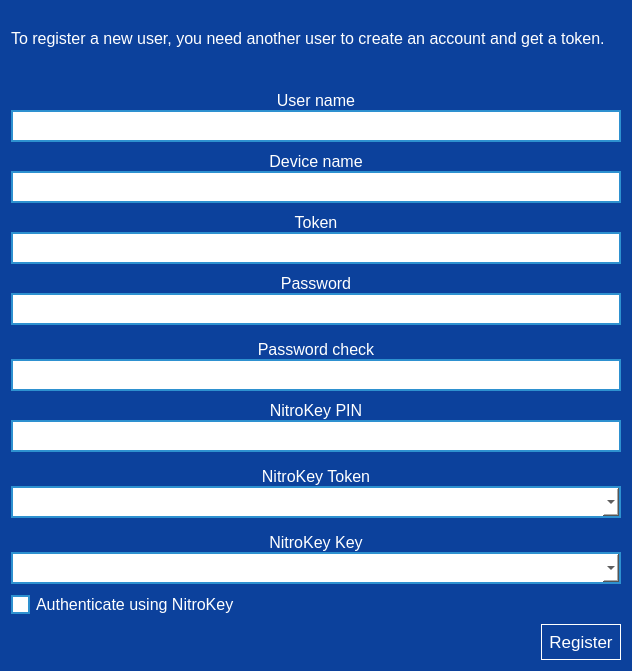
<?xml version="1.0" encoding="UTF-8"?>
<ui version="4.0">
 <class>LoginRegisterUserWidget</class>
 <widget class="QWidget" name="LoginRegisterUserWidget">
  <property name="geometry">
   <rect>
    <x>0</x>
    <y>0</y>
    <width>632</width>
    <height>671</height>
   </rect>
  </property>
  <property name="windowTitle">
   <string>Form</string>
  </property>
  <property name="styleSheet">
   <string notr="true">background-color: rgb(12, 65, 156);
</string>
  </property>
  <layout class="QVBoxLayout" name="verticalLayout_4">
   <item>
    <widget class="QLabel" name="label_9">
     <property name="font">
      <font>
       <pointsize>12</pointsize>
      </font>
     </property>
     <property name="styleSheet">
      <string notr="true">color: rgb(255, 255, 255);
padding-bottom: 20px;</string>
     </property>
     <property name="text">
      <string>To register a new user, you need another user to create an account and get a token.</string>
     </property>
     <property name="alignment">
      <set>Qt::AlignJustify|Qt::AlignVCenter</set>
     </property>
     <property name="wordWrap">
      <bool>true</bool>
     </property>
     <property name="margin">
      <number>10</number>
     </property>
    </widget>
   </item>
   <item>
    <widget class="QWidget" name="widget" native="true">
     <property name="sizePolicy">
      <sizepolicy hsizetype="Expanding" vsizetype="Preferred">
       <horstretch>0</horstretch>
       <verstretch>0</verstretch>
      </sizepolicy>
     </property>
     <property name="minimumSize">
      <size>
       <width>0</width>
       <height>0</height>
      </size>
     </property>
     <property name="styleSheet">
      <string notr="true">QLineEdit
{
border: 2px solid rgb(46, 145, 208);
background-color: white;
color: black;
}

QComboBox
{
border: 2px solid rgb(46, 145, 208);
background-color: white;
color: black;
}

QComboBox::down-arrow
{
image: url(:/icons/images/icons/down-arrow.png);
}

QCheckBox
{
color: rgb(255, 255, 255);
}

QCheckBox::indicator
{
width: 15px;
height: 15px;
background-color: rgb(255, 255, 255);
border: 2px solid rgb(46, 145, 208);
color: black;
}

QCheckBox::indicator:checked
{
image: url(:/icons/images/icons/checked.png)
}</string>
     </property>
     <layout class="QVBoxLayout" name="verticalLayout_6">
      <property name="spacing">
       <number>0</number>
      </property>
      <property name="leftMargin">
       <number>0</number>
      </property>
      <property name="topMargin">
       <number>0</number>
      </property>
      <property name="rightMargin">
       <number>0</number>
      </property>
      <property name="bottomMargin">
       <number>0</number>
      </property>
      <item>
       <widget class="QWidget" name="widget_2" native="true">
        <property name="styleSheet">
         <string notr="true">QLineEdit
{
border: 2px solid rgb(46, 145, 208);
background-color: white;
color: black;
}

QComboBox
{
border: 2px solid rgb(46, 145, 208);
background-color: white;
color: black;
}

QComboBox::down-arrow
{
image: url(:/icons/images/icons/down-arrow.png);
}

QCheckBox
{
color: rgb(255, 255, 255);
}

QCheckBox::indicator
{
width: 15px;
height: 15px;
background-color: rgb(255, 255, 255);
border: 2px solid rgb(46, 145, 208);
color: black;
}

QCheckBox::indicator:checked
{
image: url(:/icons/images/icons/checked.png)
}</string>
        </property>
        <layout class="QVBoxLayout" name="verticalLayout">
         <property name="spacing">
          <number>10</number>
         </property>
         <property name="leftMargin">
          <number>0</number>
         </property>
         <property name="topMargin">
          <number>0</number>
         </property>
         <property name="rightMargin">
          <number>0</number>
         </property>
         <property name="bottomMargin">
          <number>0</number>
         </property>
         <item>
          <layout class="QVBoxLayout" name="verticalLayout_5">
           <property name="spacing">
            <number>0</number>
           </property>
           <item>
            <widget class="QLabel" name="label">
             <property name="font">
              <font>
               <pointsize>12</pointsize>
              </font>
             </property>
             <property name="styleSheet">
              <string notr="true">color: rgb(255, 255, 255);</string>
             </property>
             <property name="text">
              <string>User name</string>
             </property>
             <property name="alignment">
              <set>Qt::AlignCenter</set>
             </property>
            </widget>
           </item>
           <item>
            <widget class="QLineEdit" name="line_edit_login">
             <property name="minimumSize">
              <size>
               <width>0</width>
               <height>32</height>
              </size>
             </property>
             <property name="font">
              <font>
               <pointsize>12</pointsize>
              </font>
             </property>
            </widget>
           </item>
          </layout>
         </item>
         <item>
          <layout class="QVBoxLayout" name="verticalLayout_7">
           <property name="spacing">
            <number>0</number>
           </property>
           <item>
            <widget class="QLabel" name="label_7">
             <property name="font">
              <font>
               <pointsize>12</pointsize>
              </font>
             </property>
             <property name="styleSheet">
              <string notr="true">color: rgb(255, 255, 255);</string>
             </property>
             <property name="text">
              <string>Device name</string>
             </property>
             <property name="alignment">
              <set>Qt::AlignCenter</set>
             </property>
            </widget>
           </item>
           <item>
            <widget class="QLineEdit" name="line_edit_device">
             <property name="minimumSize">
              <size>
               <width>0</width>
               <height>32</height>
              </size>
             </property>
             <property name="font">
              <font>
               <pointsize>12</pointsize>
              </font>
             </property>
            </widget>
           </item>
          </layout>
         </item>
         <item>
          <layout class="QVBoxLayout" name="verticalLayout_8">
           <property name="spacing">
            <number>0</number>
           </property>
           <item>
            <widget class="QLabel" name="label_8">
             <property name="font">
              <font>
               <pointsize>12</pointsize>
              </font>
             </property>
             <property name="styleSheet">
              <string notr="true">color: rgb(255, 255, 255);</string>
             </property>
             <property name="text">
              <string>Token</string>
             </property>
             <property name="alignment">
              <set>Qt::AlignCenter</set>
             </property>
            </widget>
           </item>
           <item>
            <widget class="QLineEdit" name="line_edit_token">
             <property name="minimumSize">
              <size>
               <width>0</width>
               <height>32</height>
              </size>
             </property>
             <property name="font">
              <font>
               <pointsize>12</pointsize>
              </font>
             </property>
            </widget>
           </item>
          </layout>
         </item>
         <item>
          <widget class="QWidget" name="widget_password" native="true">
           <layout class="QVBoxLayout" name="verticalLayout_2">
            <property name="spacing">
             <number>15</number>
            </property>
            <property name="leftMargin">
             <number>0</number>
            </property>
            <property name="topMargin">
             <number>0</number>
            </property>
            <property name="rightMargin">
             <number>0</number>
            </property>
            <property name="bottomMargin">
             <number>0</number>
            </property>
            <item>
             <layout class="QVBoxLayout" name="verticalLayout_10">
              <property name="spacing">
               <number>0</number>
              </property>
              <item>
               <widget class="QLabel" name="label_2">
                <property name="font">
                 <font>
                  <pointsize>12</pointsize>
                 </font>
                </property>
                <property name="styleSheet">
                 <string notr="true">color: rgb(255, 255, 255);</string>
                </property>
                <property name="text">
                 <string>Password</string>
                </property>
                <property name="alignment">
                 <set>Qt::AlignCenter</set>
                </property>
               </widget>
              </item>
              <item>
               <widget class="QLineEdit" name="line_edit_password">
                <property name="minimumSize">
                 <size>
                  <width>0</width>
                  <height>32</height>
                 </size>
                </property>
                <property name="font">
                 <font>
                  <pointsize>12</pointsize>
                 </font>
                </property>
                <property name="styleSheet">
                 <string notr="true"/>
                </property>
                <property name="text">
                 <string/>
                </property>
                <property name="echoMode">
                 <enum>QLineEdit::Password</enum>
                </property>
               </widget>
              </item>
             </layout>
            </item>
            <item>
             <layout class="QVBoxLayout" name="verticalLayout_11">
              <property name="spacing">
               <number>0</number>
              </property>
              <item>
               <widget class="QLabel" name="label_6">
                <property name="font">
                 <font>
                  <pointsize>12</pointsize>
                 </font>
                </property>
                <property name="styleSheet">
                 <string notr="true">color: rgb(255, 255, 255);</string>
                </property>
                <property name="text">
                 <string>Password check</string>
                </property>
                <property name="alignment">
                 <set>Qt::AlignCenter</set>
                </property>
               </widget>
              </item>
              <item>
               <widget class="QLineEdit" name="line_edit_password_check">
                <property name="minimumSize">
                 <size>
                  <width>0</width>
                  <height>32</height>
                 </size>
                </property>
                <property name="font">
                 <font>
                  <pointsize>12</pointsize>
                 </font>
                </property>
                <property name="echoMode">
                 <enum>QLineEdit::Password</enum>
                </property>
               </widget>
              </item>
             </layout>
            </item>
           </layout>
          </widget>
         </item>
         <item>
          <widget class="QWidget" name="widget_nitrokey" native="true">
           <property name="font">
            <font>
             <pointsize>12</pointsize>
            </font>
           </property>
           <property name="styleSheet">
            <string notr="true">color: rgb(255, 255, 255);</string>
           </property>
           <layout class="QVBoxLayout" name="verticalLayout_3">
            <property name="spacing">
             <number>15</number>
            </property>
            <property name="leftMargin">
             <number>0</number>
            </property>
            <property name="topMargin">
             <number>0</number>
            </property>
            <property name="rightMargin">
             <number>0</number>
            </property>
            <property name="bottomMargin">
             <number>0</number>
            </property>
            <item>
             <layout class="QVBoxLayout" name="verticalLayout_12">
              <property name="spacing">
               <number>0</number>
              </property>
              <item>
               <widget class="QLabel" name="label_3">
                <property name="font">
                 <font>
                  <pointsize>12</pointsize>
                 </font>
                </property>
                <property name="styleSheet">
                 <string notr="true">color: rgb(255, 255, 255);</string>
                </property>
                <property name="text">
                 <string>NitroKey PIN</string>
                </property>
                <property name="alignment">
                 <set>Qt::AlignCenter</set>
                </property>
               </widget>
              </item>
              <item>
               <widget class="QLineEdit" name="line_edit_nitrokey_pin">
                <property name="minimumSize">
                 <size>
                  <width>0</width>
                  <height>32</height>
                 </size>
                </property>
                <property name="font">
                 <font>
                  <pointsize>12</pointsize>
                 </font>
                </property>
                <property name="styleSheet">
                 <string notr="true">color: rgb(0, 0, 0);</string>
                </property>
                <property name="text">
                 <string/>
                </property>
                <property name="echoMode">
                 <enum>QLineEdit::Password</enum>
                </property>
               </widget>
              </item>
             </layout>
            </item>
            <item>
             <layout class="QVBoxLayout" name="verticalLayout_13">
              <property name="spacing">
               <number>0</number>
              </property>
              <item>
               <widget class="QLabel" name="label_4">
                <property name="font">
                 <font>
                  <pointsize>12</pointsize>
                 </font>
                </property>
                <property name="styleSheet">
                 <string notr="true">color: rgb(255, 255, 255);</string>
                </property>
                <property name="text">
                 <string>NitroKey Token</string>
                </property>
                <property name="alignment">
                 <set>Qt::AlignCenter</set>
                </property>
               </widget>
              </item>
              <item>
               <widget class="QComboBox" name="combo_nitrokey_token">
                <property name="minimumSize">
                 <size>
                  <width>0</width>
                  <height>32</height>
                 </size>
                </property>
                <property name="font">
                 <font>
                  <pointsize>12</pointsize>
                 </font>
                </property>
                <property name="styleSheet">
                 <string notr="true">color: black;</string>
                </property>
               </widget>
              </item>
             </layout>
            </item>
            <item>
             <layout class="QVBoxLayout" name="verticalLayout_14">
              <property name="spacing">
               <number>0</number>
              </property>
              <item>
               <widget class="QLabel" name="label_5">
                <property name="font">
                 <font>
                  <pointsize>12</pointsize>
                 </font>
                </property>
                <property name="styleSheet">
                 <string notr="true">color: rgb(255, 255, 255);</string>
                </property>
                <property name="text">
                 <string>NitroKey Key</string>
                </property>
                <property name="alignment">
                 <set>Qt::AlignCenter</set>
                </property>
               </widget>
              </item>
              <item>
               <widget class="QComboBox" name="combo_nitrokey_key">
                <property name="minimumSize">
                 <size>
                  <width>0</width>
                  <height>32</height>
                 </size>
                </property>
                <property name="font">
                 <font>
                  <pointsize>12</pointsize>
                 </font>
                </property>
                <property name="styleSheet">
                 <string notr="true">color: black;</string>
                </property>
               </widget>
              </item>
             </layout>
            </item>
           </layout>
          </widget>
         </item>
         <item>
          <widget class="QCheckBox" name="check_box_use_nitrokey">
           <property name="font">
            <font>
             <pointsize>12</pointsize>
            </font>
           </property>
           <property name="styleSheet">
            <string notr="true"/>
           </property>
           <property name="text">
            <string>Authenticate using NitroKey</string>
           </property>
           <property name="checkable">
            <bool>true</bool>
           </property>
           <property name="checked">
            <bool>false</bool>
           </property>
          </widget>
         </item>
         <item>
          <layout class="QHBoxLayout" name="horizontalLayout_3">
           <property name="spacing">
            <number>0</number>
           </property>
           <item>
            <spacer name="horizontalSpacer">
             <property name="orientation">
              <enum>Qt::Horizontal</enum>
             </property>
             <property name="sizeHint" stdset="0">
              <size>
               <width>40</width>
               <height>20</height>
              </size>
             </property>
            </spacer>
           </item>
           <item>
            <widget class="QPushButton" name="button_register">
             <property name="font">
              <font>
               <pointsize>13</pointsize>
              </font>
             </property>
             <property name="layoutDirection">
              <enum>Qt::RightToLeft</enum>
             </property>
             <property name="styleSheet">
              <string notr="true">border: 1px solid rgb(255, 255, 255);
color: rgb(255, 255, 255);
padding: 7px;</string>
             </property>
             <property name="text">
              <string>Register</string>
             </property>
             <property name="iconSize">
              <size>
               <width>28</width>
               <height>28</height>
              </size>
             </property>
             <property name="flat">
              <bool>true</bool>
             </property>
            </widget>
           </item>
          </layout>
         </item>
        </layout>
       </widget>
      </item>
     </layout>
    </widget>
   </item>
  </layout>
 </widget>
 <resources/>
 <connections>
  <connection>
   <sender>check_box_use_nitrokey</sender>
   <signal>toggled(bool)</signal>
   <receiver>widget_nitrokey</receiver>
   <slot>setVisible(bool)</slot>
   <hints>
    <hint type="sourcelabel">
     <x>313</x>
     <y>673</y>
    </hint>
    <hint type="destinationlabel">
     <x>313</x>
     <y>534</y>
    </hint>
   </hints>
  </connection>
  <connection>
   <sender>check_box_use_nitrokey</sender>
   <signal>toggled(bool)</signal>
   <receiver>widget_password</receiver>
   <slot>setHidden(bool)</slot>
   <hints>
    <hint type="sourcelabel">
     <x>313</x>
     <y>673</y>
    </hint>
    <hint type="destinationlabel">
     <x>313</x>
     <y>289</y>
    </hint>
   </hints>
  </connection>
 </connections>
</ui>
